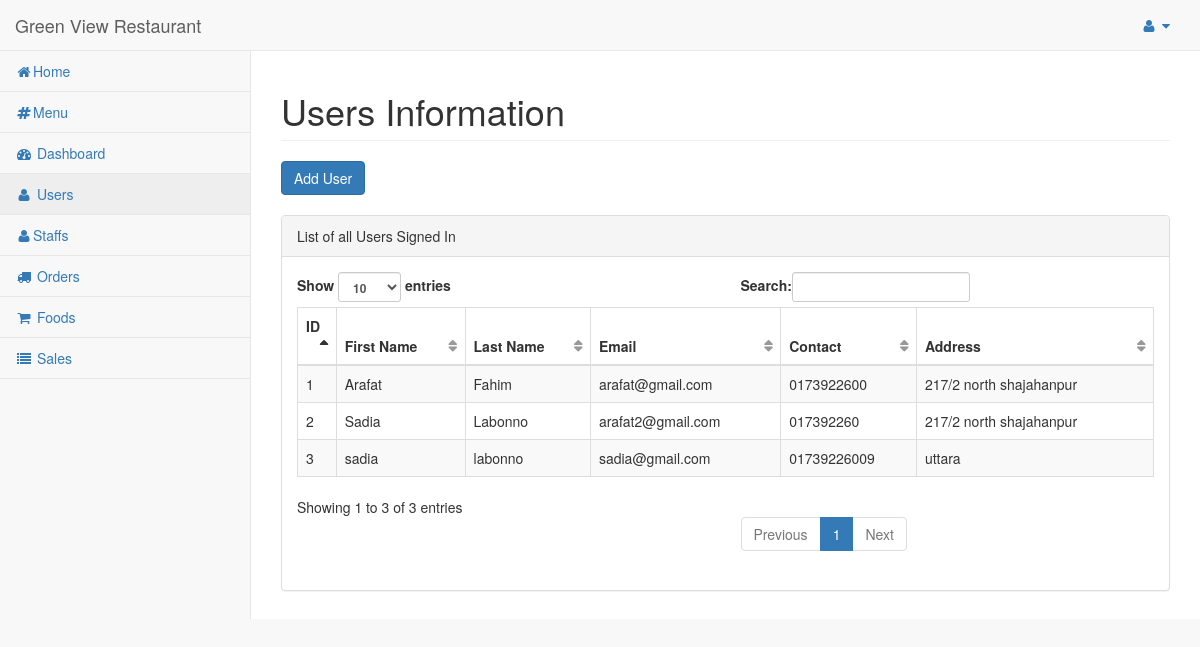
Page /dashboard/admin/users/ (signed in) on the earlier database version.
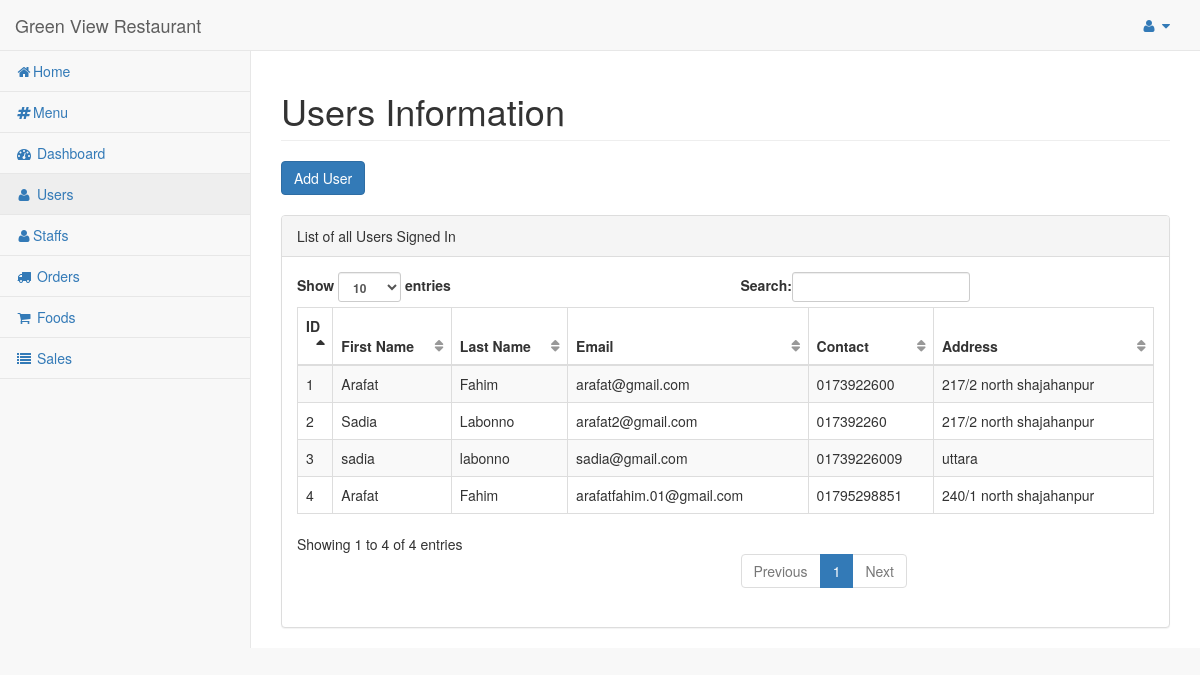
Same page on the later database version.
### hotel/models.py (models this page shows)
class Customer(models.Model):
    pending = 'Pending'
    verified = 'Verified'
    STATUS = (
        (pending, pending),
        (verified, verified),
    )
    customer = models.ForeignKey(User, on_delete=models.CASCADE)
    address = models.TextField()
    referal_code = models.CharField(max_length=10)
    contact = models.CharField(max_length=10)
    orders = models.IntegerField(default=0)
    total_sale = models.IntegerField(default=0)
    status = models.CharField(max_length=50, choices=STATUS)
    def __str__(self):
        return self.customer.first_name + " " + self.customer.last_name

### hotel/views.py (the view)
# urls.py: url(r'^dashboard/admin/users/$', views.users_admin, name='users_admin'),
@login_required
@staff_member_required
def users_admin(request):
    customers = Customer.objects.filter()
    print(customers)
    return render(request, 'admin_temp/users.html', {'users': customers})

### hotel/templates/admin_temp/users.html (shortened to what this page needs)
{% load static %}
{% include "includes/base.html" %}
{% block main %}
        <div id="page-wrapper">
            <div class="row">
                <div class="col-lg-12">
                    <h1 class="page-header">Users Information</h1>
                    <button type="button" class="btn btn-primary" data-toggle="modal" data-target="#myModal">
                        Add User
                    </button>
                </div>
            </div>
            <br/>
            <div class="row">
                <div class="col-lg-12">
                    <div class="panel panel-default">
                        <div class="panel-heading">
                            List of all Users Signed In
                        </div>
                        <div class="panel-body">
                            <table width="100%" class="table table-striped table-bordered table-hover" id="dataTables-example">
                                <thead>
                                    <tr>
                                        <th>ID</th>
                                        <th>First Name</th>
                                        <th>Last Name</th>
                                        <th>Email</th>
                                        <th>Contact</th>
                                        <th>Address</th>
                                    </tr>
                                </thead>
                                <tbody>
                                    {% for user in users %}
                                    <tr>
                                        <td>{{user.id}}</td>
                                        <td>{{user.customer.first_name}}</td>
                                        <td>{{user.customer.last_name}}</td>
                                        <td>{{user.customer.email}}</td>
                                        <td>{{user.contact}}</td>
                                        <td>{{user.address}}</td>
                                    </tr>
                                    {%  endfor %}
                                </tbody>
                            </table>
                        </div>
                    </div>
                </div>
            </div>
        </div>
{% endblock %}

Differences in the rows shown:
added Customer: id "4", customer.first_name "Arafat", customer.last_name "Fahim", customer.email "arafatfahim.01@gmail.com", contact "01795298851", address "240/1 north shajahanpur"
Other differences:
text written by a page script: "Show entries Search: Showing 1 to 3 of 3 entries Previous 1 Next" → "Show entries Search: Showing 1 to 4 of 4 entries Previous 1 Next"
